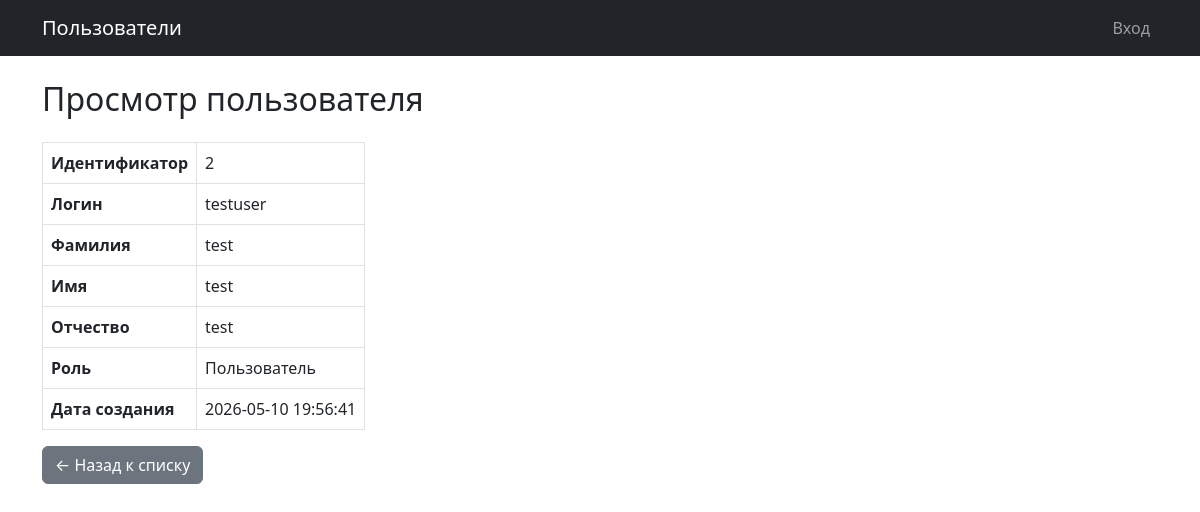
The page /users/2 on the database as committed earlier.
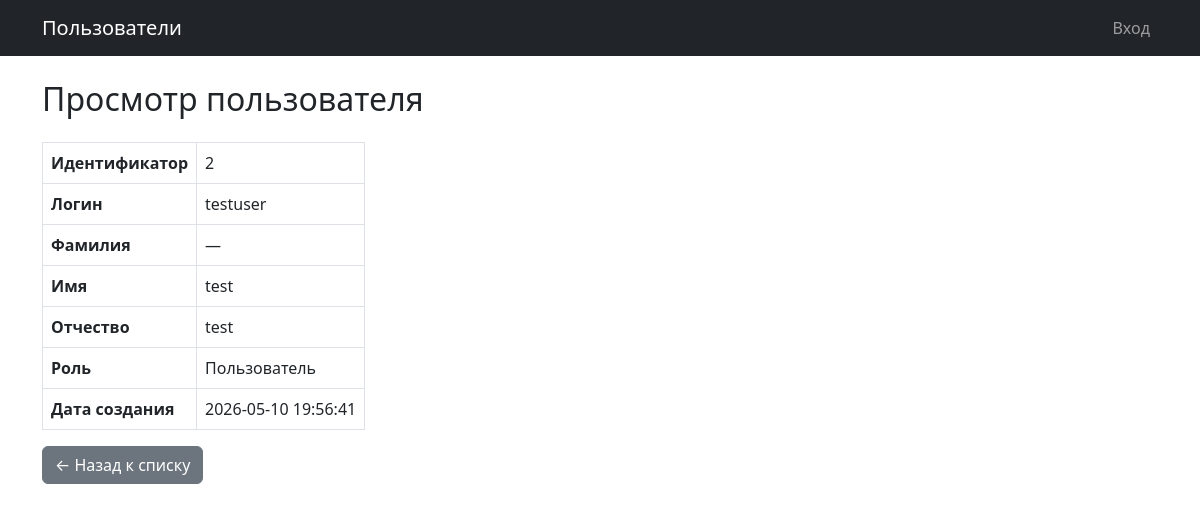
The same page on the database as committed later.
### tables this page shows
CREATE TABLE users (
    id INTEGER PRIMARY KEY AUTOINCREMENT,
    login TEXT NOT NULL UNIQUE,
    password_hash TEXT NOT NULL,
    last_name TEXT,
    first_name TEXT NOT NULL,
    middle_name TEXT,
    role_id INTEGER REFERENCES roles(id) ON DELETE SET NULL,
    created_at TIMESTAMP NOT NULL DEFAULT CURRENT_TIMESTAMP
);

CREATE TABLE roles (
    id INTEGER PRIMARY KEY AUTOINCREMENT,
    name TEXT NOT NULL,
    description TEXT
);

### app.py (the view)
@app.route('/users/<int:user_id>')
def user_view(user_id):
    db = get_db()
    user = db.execute(
        """SELECT u.*, r.name AS role_name
           FROM users u LEFT JOIN roles r ON u.role_id = r.id
           WHERE u.id = ?""",
        (user_id,)
    ).fetchone()
    db.close()
    if not user:
        abort(404)
    return render_template('user_view.html', user=user)

### app.py (called while the page is built, shortened)
def get_db():
    conn = sqlite3.connect(DATABASE)
    conn.row_factory = sqlite3.Row
    conn.execute("PRAGMA foreign_keys = ON")
    return conn

def get_current_user():
    if 'user_id' not in session:
        return None

@app.context_processor
def inject_user():
    return {'current_user': get_current_user()}

### templates/user_view.html (shortened to what this page needs)
{% extends 'base.html' %}
{% block content %}
<h2 class="mb-4">Просмотр пользователя</h2>
<table class="table table-bordered w-auto">
    <tbody>
        <tr><th>Идентификатор</th><td>{{ user['id'] }}</td></tr>
        <tr><th>Логин</th><td>{{ user['login'] }}</td></tr>
        <tr><th>Фамилия</th><td>{{ user['last_name'] or '—' }}</td></tr>
        <tr><th>Имя</th><td>{{ user['first_name'] }}</td></tr>
        <tr><th>Отчество</th><td>{{ user['middle_name'] or '—' }}</td></tr>
        <tr><th>Роль</th><td>{{ user['role_name'] or '—' }}</td></tr>
        <tr><th>Дата создания</th><td>{{ user['created_at'] }}</td></tr>
    </tbody>
</table>
<a href="{{ url_for('index') }}" class="btn btn-secondary">← Назад к списку</a>
{% endblock %}

### templates/base.html (shortened to what this page needs)
<!DOCTYPE html>
<html lang="ru">
<head>
    <link rel="stylesheet" href="https://cdn.jsdelivr.net/npm/bootstrap@5.3.0/dist/css/bootstrap.min.css">
</head>
<body>
<nav class="navbar navbar-expand-lg navbar-dark bg-dark">
    <div class="container">
        <a class="navbar-brand" href="{{ url_for('index') }}">Пользователи</a>
        <div class="navbar-nav ms-auto">
            {% if current_user %}
                <a class="nav-link" href="{{ url_for('change_password') }}">Изменить пароль</a>
                <span class="nav-link text-light">{{ current_user['login'] }}</span>
                <a class="nav-link" href="{{ url_for('logout') }}">Выход</a>
            {% else %}
                <a class="nav-link" href="{{ url_for('login') }}">Вход</a>
            {% endif %}
        </div>
    </div>
</nav>
<div class="container mt-4">
    {% block content %}{% endblock %}
</div>
</body>
</html>

Rows that differ between the two databases and show on the page:
changed users "testuser": last_name "test" → (not shown)
Other text that changed with them:
{{ user['last_name'] or '—' }}: (not shown) → "—"
